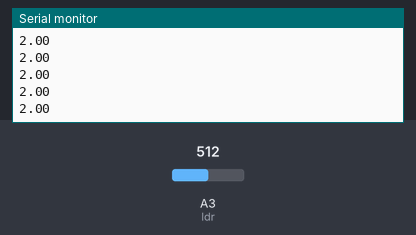
A sketch run on a simulated Arduino Uno, built with avr-gcc and run on an emulated ATmega328P. Shown: the last lines printed to the serial monitor. The inputs (shaded band) are chosen by the test bench; at power-on: A3 (ldr) = 512.

Above: at 1.2 s.
1.3 s: A3 (ldr) set to 716
At 1.31 s:
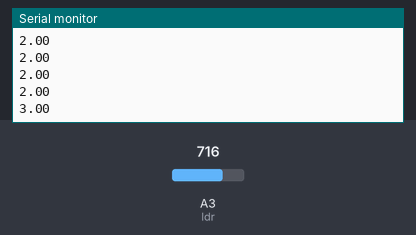
2.8 s: A3 (ldr) set to 900
At 2.82 s:
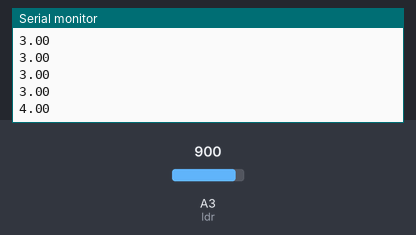
Timing chart, 0 to 5.8 s (numbered marks = the images above; inputs shaded):
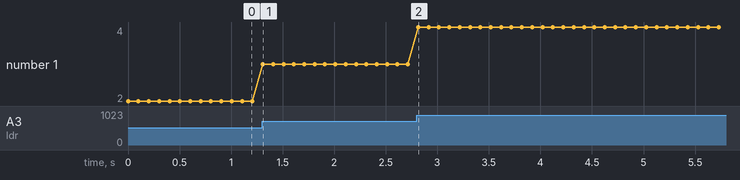

Measured:
- after the input at 1.3 s, the serial monitor: prints a new line at once (image 1)
- after the input at 2.8 s, the serial monitor: prints a new line at once (image 2)
- plotted number 1: 2 → 3 after the input at 1.3 s, 3 → 4 after the input at 2.8 s

The sketch:

ej5.ino
```cpp
// En base al ejercicio anterior realizar una función que mueva en forma de
// vúmetro 8 leds según el valor del sensor LDR.
#define LED_1 2
#define LED_2 3
#define LED_3 4
#define LED_4 5
#define LED_5 6
#define LED_6 7
#define LED_7 8
#define LED_8 9
#define ldr A3
#include <Arduino.h>
float valor;
void setup() {
    Serial.begin(9600);
}

void loop() {
    valor = (analogRead(ldr) * 5) / 1023;
    int leds = valor /8;
    Serial.println(valor);
    for (int i = 0; i < leds; i++) {
        digitalWrite(i, HIGH);
    }
    delay(100);
}
```
